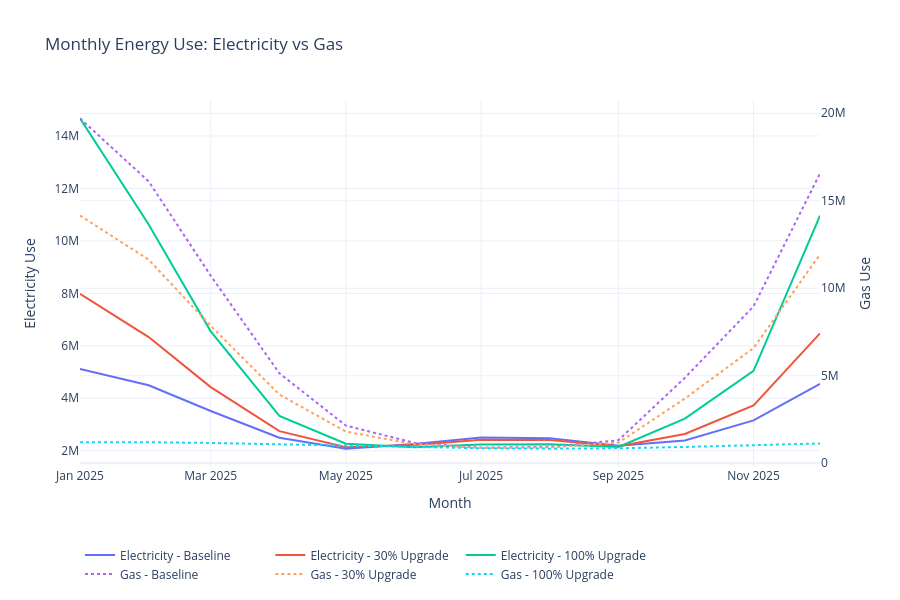

Notebook code for this chart:
### Code cell
def monthly_avg(df):
    return (
        df.with_columns(pl.col("timestamp").str.strptime(pl.Datetime, "%Y-%m-%dT%H:%M:%S%.f"))
          .with_columns(month=pl.col("timestamp").dt.strftime("%Y-%m"))
          .group_by("month")
          .mean()
          .sort("month")
    )

# Convert to pandas
base_df = monthly_avg(base.select(["timestamp", "electricity.total", "natural_gas.total"])).to_pandas()
new_df = monthly_avg(new.select(["timestamp", "electricity.total", "natural_gas.total"])).to_pandas()
blended_df = monthly_avg(state_consumption.select(["timestamp", "electricity.total", "natural_gas.total"])).to_pandas()

# Plot
fig = go.Figure()

# Electricity (left y-axis)
fig.add_trace(go.Scatter(x=base_df["month"], y=base_df["electricity.total"],
                         name="Electricity - Baseline", yaxis="y1", mode="lines"))
fig.add_trace(go.Scatter(x=blended_df["month"], y=blended_df["electricity.total"],
                         name=f"Electricity - {int(penetration*100)}% Upgrade", yaxis="y1", mode="lines"))
fig.add_trace(go.Scatter(x=new_df["month"], y=new_df["electricity.total"],
                         name="Electricity - 100% Upgrade", yaxis="y1", mode="lines"))

# Gas (right y-axis)
fig.add_trace(go.Scatter(x=base_df["month"], y=base_df["natural_gas.total"],
                         name="Gas - Baseline", yaxis="y2", line=dict(dash='dot'), mode="lines"))
fig.add_trace(go.Scatter(x=blended_df["month"], y=blended_df["natural_gas.total"],
                         name=f"Gas - {int(penetration*100)}% Upgrade", yaxis="y2", line=dict(dash='dot'), mode="lines"))
fig.add_trace(go.Scatter(x=new_df["month"], y=new_df["natural_gas.total"],
                         name="Gas - 100% Upgrade", yaxis="y2", line=dict(dash='dot'), mode="lines"))

fig.update_layout(
    title="Monthly Energy Use: Electricity vs Gas",
    xaxis=dict(title="Month"),
    yaxis=dict(title="Electricity Use", side="left"),
    yaxis2=dict(title="Gas Use", overlaying="y", side="right"),
    template="plotly_white",
    legend=dict(orientation="h", y=-0.2),
    height=600
)

fig.show()

### Figure 1 — Plotly figure (JSON) as saved in the notebook; plotly's stock layout.template omitted (floating-point values rounded to 4 significant figures)
{"data": [{"mode": "lines", "name": "Electricity - Baseline", "type": "scatter", "x": ["2025-01", "2025-02", "2025-03", "2025-04", "2025-05", "2025-06", "2025-07", "2025-08", "2025-09", "2025-10", "2025-11", "2025-12"], "y": [5118000.0, 4493000.0, 3514000.0, 2495000.0, 2078000.0, 2254000.0, 2500000.0, 2477000.0, 2188000.0, 2387000.0, 3157000.0, 4549000.0], "yaxis": "y"}, {"mode": "lines", "name": "Electricity - 30% Upgrade", "type": "scatter", "x": ["2025-01", "2025-02", "2025-03", "2025-04", "2025-05", "2025-06", "2025-07", "2025-08", "2025-09", "2025-10", "2025-11", "2025-12"], "y": [7985000.0, 6333000.0, 4425000.0, 2745000.0, 2134000.0, 2217000.0, 2421000.0, 2406000.0, 2173000.0, 2638000.0, 3723000.0, 6473000.0], "yaxis": "y"}, {"mode": "lines", "name": "Electricity - 100% Upgrade", "type": "scatter", "x": ["2025-01", "2025-02", "2025-03", "2025-04", "2025-05", "2025-06", "2025-07", "2025-08", "2025-09", "2025-10", "2025-11", "2025-12"], "y": [14670000.0, 10620000.0, 6552000.0, 3328000.0, 2265000.0, 2130000.0, 2238000.0, 2242000.0, 2139000.0, 3223000.0, 5046000.0, 10960000.0], "yaxis": "y"}, {"line": {"dash": "dot"}, "mode": "lines", "name": "Gas - Baseline", "type": "scatter", "x": ["2025-01", "2025-02", "2025-03", "2025-04", "2025-05", "2025-06", "2025-07", "2025-08", "2025-09", "2025-10", "2025-11", "2025-12"], "y": [19710000.0, 16110000.0, 10720000.0, 5142000.0, 2154000.0, 1163000.0, 890500.0, 935600.0, 1316000.0, 4882000.0, 8966000.0, 16560000.0], "yaxis": "y2"}, {"line": {"dash": "dot"}, "mode": "lines", "name": "Gas - 30% Upgrade", "type": "scatter", "x": ["2025-01", "2025-02", "2025-03", "2025-04", "2025-05", "2025-06", "2025-07", "2025-08", "2025-09", "2025-10", "2025-11", "2025-12"], "y": [14160000.0, 11640000.0, 7852000.0, 3926000.0, 1810000.0, 1091000.0, 881100.0, 905700.0, 1178000.0, 3698000.0, 6583000.0, 11930000.0], "yaxis": "y2"}, {"line": {"dash": "dot"}, "mode": "lines", "name": "Gas - 100% Upgrade", "type": "scatter", "x": ["2025-01", "2025-02", "2025-03", "2025-04", "2025-05", "2025-06", "2025-07", "2025-08", "2025-09", "2025-10", "2025-11", "2025-12"], "y": [1198000.0, 1202000.0, 1161000.0, 1091000.0, 1009000.0, 922000.0, 859400.0, 835800.0, 855500.0, 933200.0, 1024000.0, 1132000.0], "yaxis": "y2"}], "layout": {"height": 600, "legend": {"orientation": "h", "y": -0.2}, "title": {"text": "Monthly Energy Use: Electricity vs Gas"}, "xaxis": {"title": {"text": "Month"}}, "yaxis": {"side": "left", "title": {"text": "Electricity Use"}}, "yaxis2": {"overlaying": "y", "side": "right", "title": {"text": "Gas Use"}}}}
